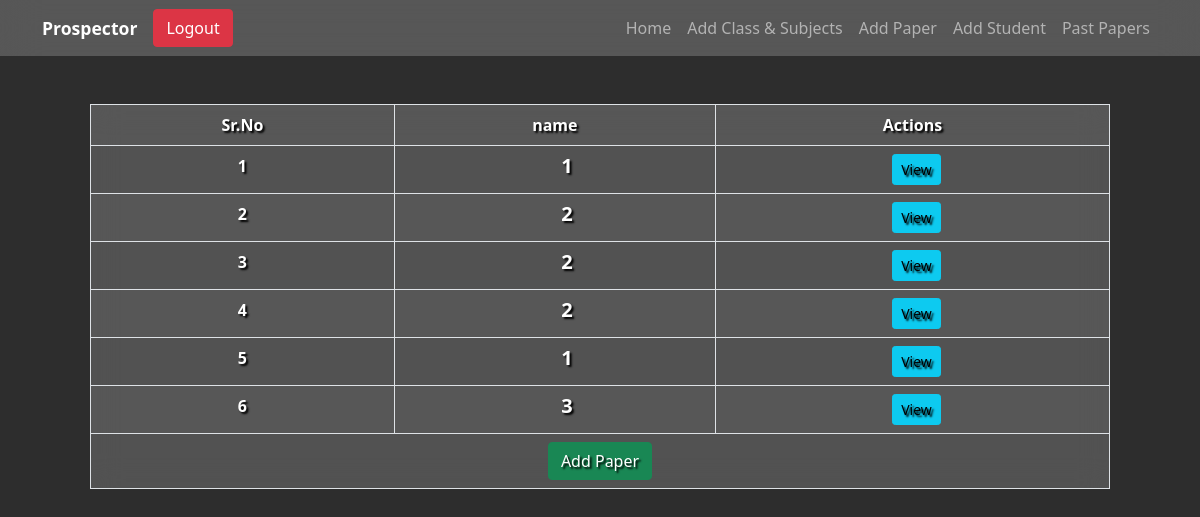
Page /admin/paper.php?subject_id=9 (signed in) on the committed database.
### tables this page shows
CREATE TABLE `exampaper` (
  `id` int(255) NOT NULL,
  `exam_type` int(1) NOT NULL,
  `name` varchar(50) NOT NULL,
  `Questions` text NOT NULL,
  `subject_id` int(255) NOT NULL,
  `date` text NOT NULL,
  `endTime` text NOT NULL,
  `answers` text NOT NULL,
  `timeLimit` varchar(20) NOT NULL
);

### admin/paper.php (the view, shortened to what this page needs)
<?php include "../DB/db.php" ?>
<?php $cssFiles = "<link rel='stylesheet' href='../assets/css/student_profile.css'/>" ?>
<?php include "../includes/header.php" ?>
<div class="app">
    <?php include "../includes/navbar-admin.php" ?>
    <div class="container">
        <section id="allDepartment">
            <div class="table-responsive mt-5 mx-5">
                <table class="table table-striped table-hover table-bordered blurred-bg">
                    <thead>
                        <tr>
                            <th>Sr.No</th>
                            <th>name</th>
                            <th>Actions</th>
                        </tr>
                    </thead>
                    <tbody>
                        <?php
                        $query = mysqli_query($con, "SELECT * FROM `exampaper` WHERE `subject_id` = " . $_GET['subject_id']);
                        $srno = 0;
                        ?>
                        <?php while ($row = mysqli_fetch_assoc($query)) : ?>
                            <tr>
                                <td><?php echo ++$srno; ?></td>
                                <td>
                                    <h5 class="fw-bold d-flex align-items-center justify-content-center ps-4 subject"><?php echo $row['name']; ?></h5>
                                </td>
                                <td>
                                    <div class="d-flex justify-content-center">
                                        <a href="answers.php?id=<?php echo $row['id'] ?>" class="ms-2 btn btn-info btn-sm">View</a>
                                    </div>
                                </td>
                            </tr>
                        <?php endwhile; ?>
                        <tr>
                            <td colspan="4">
                                <a href="addpaper.php?subject_id=<?php echo $_GET['subject_id'] ?>" class="btn btn-success">Add Paper</a>
                            </td>
                        </tr>
                    </tbody>
                </table>
            </div>
        </section>
    </div>
</div>
<?php include "../includes/footer.php" ?>

### assets/css/style.css (style rules this page uses)
* { margin: 0; padding: 0; box-sizing: border-box; }
.app { width: 100vw; height: 100vh; background-color: rgba(45, 45, 45); overflow-y: auto; }
h2, h5 { margin: 0; }
.subject { height: 100%; }
.blurred-bg { background: rgba(255, 255, 255, 0.2) !important; backdrop-filter: blur(15px) !important; }
.blurred-bg tr, .blurred-bg td { color: white; text-shadow: 2px 2px 2px #000; font-weight: bold; background-color: transparent; text-align: center; }

### rows in the picture
exampaper: name "1"
exampaper: name "2"
exampaper: name "2"
exampaper: name "2"
exampaper: name "1"
exampaper: name "3"

### other values in the picture
explode(" | ", $headerTitle)[0] "Prospector"
